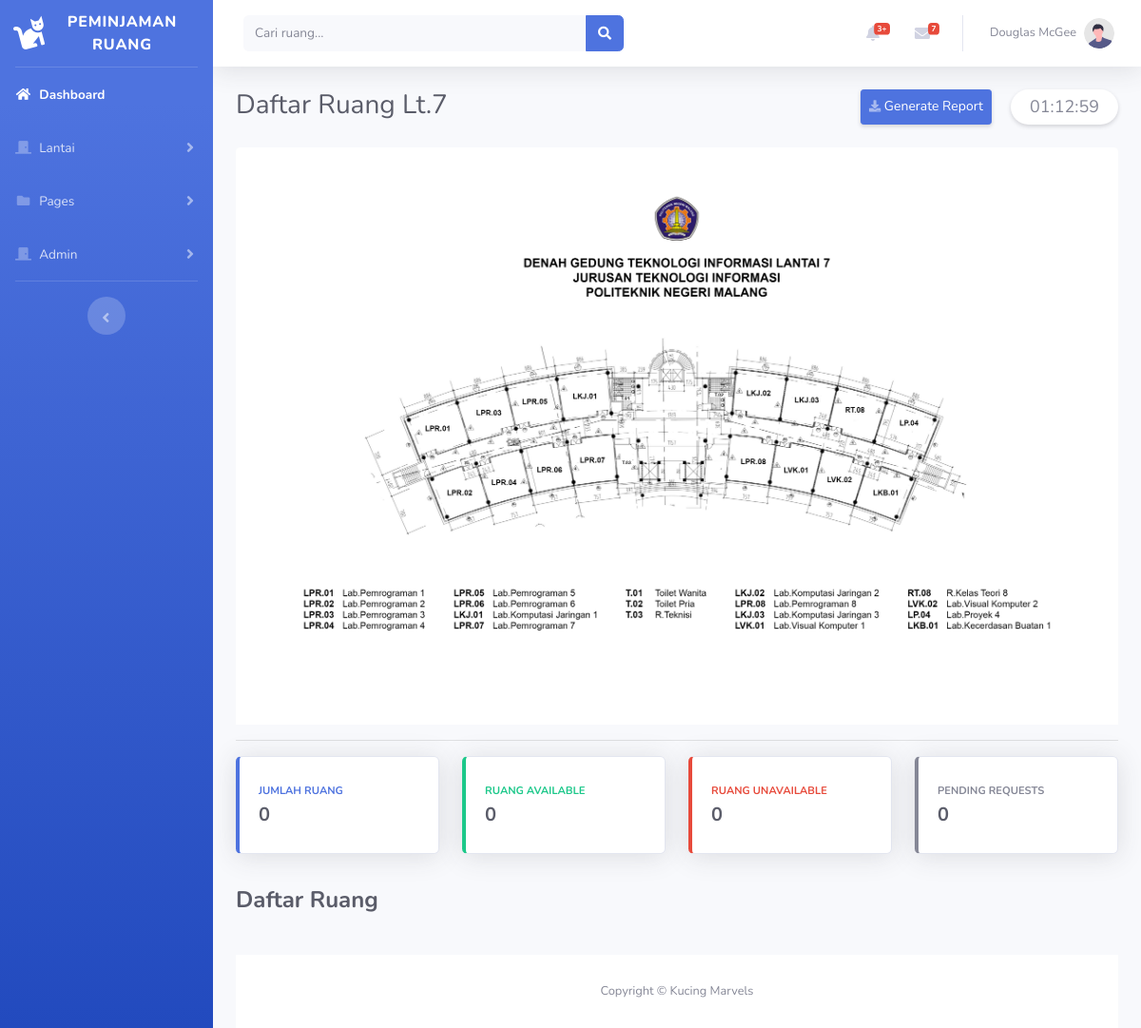
The app's page /bootstrap/Dashboard.php, older data.
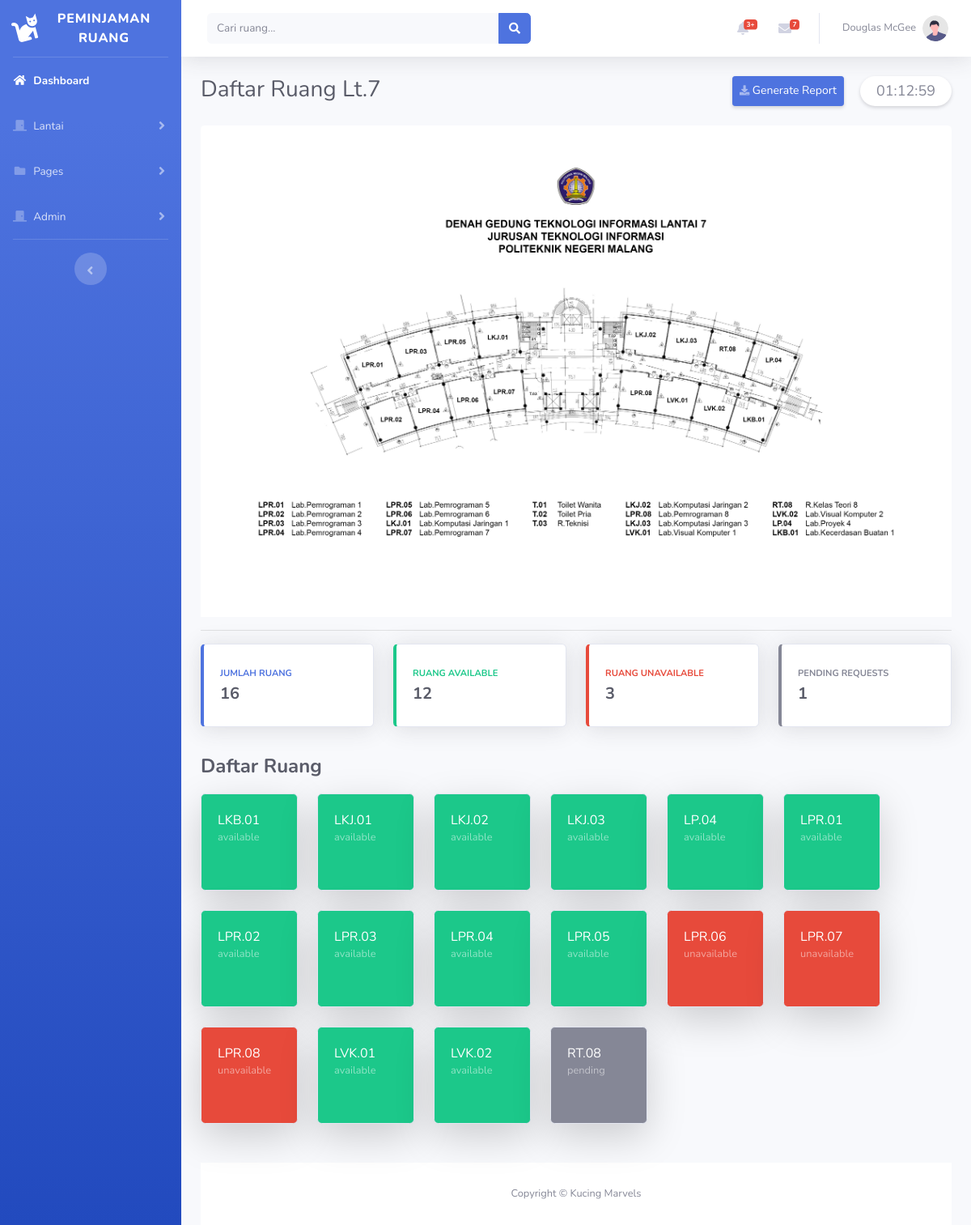
The same page, newer data.
### tables this page shows
CREATE TABLE `ruang` (
  `id_ruang` varchar(11) NOT NULL,
  `nama_ruang` varchar(50) NOT NULL,
  `keterangan` varchar(500) NOT NULL,
  `status` enum('available','unavailable','pending','urgent') NOT NULL,
  `lantai` int(11) NOT NULL
);

### bootstrap/Dashboard.php (the view, shortened to what this page needs)
<?php
include 'php/koneksi.php';
?>
<!DOCTYPE html>
<html lang="en">
<head>
    <link href="vendor/fontawesome-free/css/all.min.css" rel="stylesheet" type="text/css">
    <link href="css/sb-admin-2.min.css" rel="stylesheet">
</head>
<body id="page-top">
    <div id="wrapper">
        <ul class="navbar-nav bg-gradient-primary sidebar sidebar-dark accordion " id="accordionSidebar">
            <a class="sidebar-brand d-flex align-items-center justify-content-center" href="Dashboard.php">
                <div class="sidebar-brand-icon rotate-n-15">
                    <i class="fas fa-cat"></i>
                </div>
                <div class="sidebar-brand-text mx-3">Peminjaman Ruang</div>
            </a>
            <hr class="sidebar-divider my-0">
            <li class="nav-item active">
                <a class="nav-link" href="Dashboard.php">
                    <i class="fas fa-fw fa-home"></i>
                    <span>Dashboard</span></a>
            </li>
            <li class="nav-item">
                <a class="nav-link collapsed" href="#" data-toggle="collapse" data-target="#collapseTwo" aria-expanded="true" aria-controls="collapseTwo">
                    <i class="fas fa-fw fa-door-closed"></i>
                    <span>Lantai</span>
                </a>
            </li>
            <li class="nav-item">
                <a class="nav-link collapsed" href="#" data-toggle="collapse" data-target="#collapsePages" aria-expanded="true" aria-controls="collapsePages">
                    <i class="fas fa-fw fa-folder"></i>
                    <span>Pages</span>
                </a>
            </li>
            <li class="nav-item">
                <a class="nav-link collapsed" href="#" data-toggle="collapse" data-target="#collapseAdmin" aria-expanded="true" aria-controls="collapseAdmin">
                    <i class="fas fa-fw fa-door-closed"></i>
                    <span>Admin</span>
                </a>
            </li>
            <hr class="sidebar-divider d-none d-md-block">
            <div class="text-center d-none d-md-inline">
                <button class="rounded-circle border-0" id="sidebarToggle"></button>
            </div>
        </ul>
        <div id="content-wrapper" class="d-flex flex-column">
            <div id="content">
                <nav class="navbar navbar-expand navbar-light bg-white topbar mb-4 static-top shadow">
                    <form class="d-none d-sm-inline-block form-inline mr-auto ml-md-3 my-2 my-md-0 mw-100 navbar-search" method="GET" action="">
                        <div class="input-group">
                            <input type="text" name="search" class="form-control bg-light border-0 small" placeholder="Cari ruang..." aria-label="Search" aria-describedby="basic-addon2">
                            <div class="input-group-append">
                                <button class="btn btn-primary" type="submit">
                                    <i class="fas fa-search fa-sm"></i>
                                </button>
                            </div>
                        </div>
                    </form>
                    <ul class="navbar-nav ml-auto">
                        <li class="nav-item dropdown no-arrow mx-1">
                            <a class="nav-link dropdown-toggle" href="#" id="alertsDropdown" role="button" data-toggle="dropdown" aria-haspopup="true" aria-expanded="false">
                                <i class="fas fa-bell fa-fw"></i>
                                <span class="badge badge-danger badge-counter">3+</span>
                            </a>
                        </li>
                        <li class="nav-item dropdown no-arrow mx-1">
                            <a class="nav-link dropdown-toggle" href="#" id="messagesDropdown" role="button" data-toggle="dropdown" aria-haspopup="true" aria-expanded="false">
                                <i class="fas fa-envelope fa-fw"></i>
                                <span class="badge badge-danger badge-counter">7</span>
                            </a>
                        </li>
                        <li class="nav-item dropdown no-arrow">
                            <a class="nav-link dropdown-toggle" href="#" id="userDropdown" role="button" data-toggle="dropdown" aria-haspopup="true" aria-expanded="false">
                                <span class="mr-2 d-none d-lg-inline text-gray-600 small">Douglas McGee</span>
                                <img class="img-profile rounded-circle" src="img/undraw_profile.svg">
                            </a>
                        </li>
                    </ul>
                </nav>
                <div class="container-fluid">
                    <div>
                        <div class="row">
                            <div class="col-sm-6 mb-4">
                                <h1 class="h3 mb-0 text-gray-800">Daftar Ruang Lt.7</h1>
                            </div>
                            <div class="col-sm-6 mb-4 text-right d-flex justify-content-end">
                                <a href="#" class="d-none d-sm-inline-block btn btn-sm btn-primary shadow-sm"><i class="fas fa-download fa-sm text-white-50" style="padding-top: 7px"></i>
                                    Generate Report</a>
                                <div class="clock-container shadow-sm" style="margin-left: 20px;padding: 5px 20px; border-radius: 20px; background-color: rgb(255, 255, 255); cursor:default">
                                    <div id="clock"></div>
                                </div>
                            </div>
                        </div>
                    </div>
                        <?php
                        include('php/search.php');
                        ?>
                    <div>
                        <img src="img/DENAH GEDUNG 7 NEW.png" class="card-img-top img-fluid" alt="">
                    </div>
                    <hr>
                    <div class="row">
                        <div class="col-xl-3 col-md-6 mb-4" style="cursor: default;">
                            <div class="card border-left-primary shadow h-100 py-2">
                                <div class="card-body">
                                    <div class="row no-gutters align-items-center">
                                        <div class="col mr-2">
                                            <div class="text-xs font-weight-bold text-primary text-uppercase mb-1">
                                                Jumlah Ruang</div>
                                            <div class="h5 mb-0 font-weight-bold text-gray-800">
                                                <?php
                                                $queryCountJumlahRuang = "SELECT COUNT(id_ruang) AS jmlRuang FROM ruang WHERE lantai=7";
                                                $resultJumlahRuang = mysqli_query($koneksi, $queryCountJumlahRuang);
                                                while ($count = mysqli_fetch_array($resultJumlahRuang)) {
                                                    $jumlahRuang = $count["jmlRuang"];
                                                    echo $jumlahRuang;
                                                }
                                                ?>
                                            </div>
                                        </div>
                                    </div>
                                </div>
                            </div>
                        </div>
                        <div class="col-xl-3 col-md-6 mb-4" style="cursor: default;">
                            <div class="card border-left-success shadow h-100 py-2">
                                <div class="card-body">
                                    <div class="row no-gutters align-items-center">
                                        <div class="col mr-2">
                                            <div class="text-xs font-weight-bold text-success text-uppercase mb-1">
                                                Ruang Available</div>
                                            <div class="h5 mb-0 font-weight-bold text-gray-800">
                                                <?php
                                                $queryCountRuangAvail = "SELECT COUNT(id_ruang) AS jmlRuangAvail FROM ruang WHERE lantai=7 AND status='available'";
                                                $resultJumlahRuangAvail = mysqli_query($koneksi, $queryCountRuangAvail);
                                                while ($countRA = mysqli_fetch_array($resultJumlahRuangAvail)) {
                                                    $jumlahRA = $countRA["jmlRuangAvail"];
                                                    echo $jumlahRA;
                                                }
                                                ?>
                                            </div>
                                        </div>
                                    </div>
                                </div>
                            </div>
                        </div>
                        <div class="col-xl-3 col-md-6 mb-4" style="cursor: default;">
                            <div class="card border-left-danger shadow h-100 py-2">
                                <div class="card-body">
                                    <div class="row no-gutters align-items-center">
                                        <div class="col mr-2">
                                            <div class="text-xs font-weight-bold text-danger text-uppercase mb-1">Ruang
                                                Unavailable</div>
                                            <div class="h5 mb-0 font-weight-bold text-gray-800">
                                                <?php
                                                $queryCountRuangUnavail = "SELECT COUNT(id_ruang) AS jmlRuangUnavail FROM ruang WHERE lantai=7 AND (status='unavailable' OR status='urgent')";
                                                $resultJumlahRuangUnavail = mysqli_query($koneksi, $queryCountRuangUnavail);
                                                while ($countRU = mysqli_fetch_array($resultJumlahRuangUnavail)) {
                                                    $jumlahRU = $countRU["jmlRuangUnavail"];
                                                    echo $jumlahRU;
                                                }
                                                ?>
                                            </div>
                                        </div>
                                    </div>
                                </div>
                            </div>
                        </div>
                        <div class="col-xl-3 col-md-6 mb-4" style="cursor: default;">
                            <div class="card border-left-secondary shadow h-100 py-2">
                                <div class="card-body">
                                    <div class="row no-gutters align-items-center">
                                        <div class="col mr-2">
                                            <div class="text-xs font-weight-bold text-secondary text-uppercase mb-1">
                                                Pending Requests</div>
                                            <div class="h5 mb-0 font-weight-bold text-gray-800">
                                                <?php
                                                $queryCountRuangPending = "SELECT COUNT(id_ruang) AS jmlRuangPend FROM ruang WHERE lantai=7 AND status='pending'";
                                                $resultJumlahRuangPending = mysqli_query($koneksi, $queryCountRuangPending);
                                                while ($countP = mysqli_fetch_array($resultJumlahRuangPending)) {
                                                    $jumlahP = $countP["jmlRuangPend"];
                                                    echo $jumlahP;
                                                }
                                                ?>
                                            </div>
                                        </div>
                                    </div>
                                </div>
                            </div>
                        </div>
                    </div>
                    <div class="h4 font-weight-bold text-gray-800" style="margin: 10px 0px 20px 0px;">
                        Daftar Ruang
                    </div>
                    <div class="row">
                        <?php
                        $query = "SELECT nama_ruang,status FROM ruang WHERE lantai = 7 order by nama_ruang asc";
                        $result = mysqli_query($koneksi, $query);
                        if (mysqli_num_rows($result) > 0) {
                            while ($row = mysqli_fetch_array($result)) {
                                $status = $row["status"];
                                switch ($status) {
                                    case 'available':
                                        $bg_color = 'bg-success';
                                        break;
                                    case 'unavailable':
                                        $bg_color = 'bg-danger';
                                        break;
                                    case 'pending':
                                        $bg_color = 'bg-secondary';
                                        break;
                                }
                                echo '<div class="col-auto mb-4" href = "peminjaman.php">' .
                                    '<div class="card ' . $bg_color . ' text-white shadow-lg" style="width: 120px; height: 120px; cursor: pointer;" onclick="showForm(\''.$row["nama_ruang"] . '\')">' .
                                    '<div class="card-body">' .
                                    $row["nama_ruang"] .
                                    '<div class="text-white-50 small">' . $row["status"] . '</div>' .
                                    '</div>' .
                                    '</div>' .
                                    '</div>';
                            }
                        }
                        ?>
                </div>
                <?php
                include('php/footer.php');
                ?>
            </div>
        </div>
</body>
</html>

### bootstrap/php/footer.php
<footer class="sticky-footer bg-white">
    <div class="container my-auto">
        <div class="copyright text-center my-auto">
            <span>Copyright &copy; Kucing Marvels</span>
        </div>
    </div>
</footer>

### bootstrap/Dashboard.php (style rules this page uses)
.clock-container { font-size: 18px; margin-top: auto; }

Row changes from the older to the newer data that the page shows:
added ruang: nama_ruang "LKB.01", status "available"
added ruang: nama_ruang "LKJ.01", status "available"
added ruang: nama_ruang "LKJ.02", status "available"
added ruang: nama_ruang "LKJ.03", status "available"
added ruang: nama_ruang "LP.04", status "available"
added ruang: nama_ruang "LPR.01", status "available"
added ruang: nama_ruang "LPR.02", status "available"
added ruang: nama_ruang "LPR.03", status "available"
added ruang: nama_ruang "LPR.04", status "available"
added ruang: nama_ruang "LPR.05", status "available"
added ruang: nama_ruang "LPR.06", status "unavailable"
added ruang: nama_ruang "LPR.07", status "unavailable"
added ruang: nama_ruang "LPR.08", status "unavailable"
added ruang: nama_ruang "LVK.01", status "available"
added ruang: nama_ruang "LVK.02", status "available"
added ruang: nama_ruang "RT.08", status "pending"
Text that changed along with them:
new list line: "16"
new list line: "12"
new list line: "3"
new list line: "1"
list line gone: "0"
